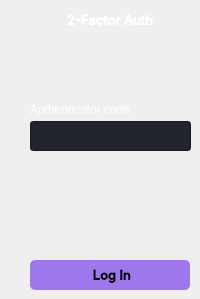
       <widget class="QWidget" name="twofactor">
        <widget class="QLabel" name="passwordLabel_2">
         <property name="geometry">
          <rect>
           <x>30</x>
           <y>100</y>
           <width>151</width>
           <height>20</height>
          </rect>
         </property>
         <property name="styleSheet">
          <string notr="true">background-color: transparent;
font: 600 10pt &quot;Inter Medium&quot;;
text-align: left;
color: #fff;
border-radius: 5px;</string>
         </property>
         <property name="lineWidth">
          <number>1</number>
         </property>
         <property name="text">
          <string>Authenticator code</string>
         </property>
         <property name="alignment">
          <set>Qt::AlignLeading|Qt::AlignLeft|Qt::AlignVCenter</set>
         </property>
        </widget>
        <widget class="QLineEdit" name="twofactor_field">
         <property name="geometry">
          <rect>
           <x>30</x>
           <y>121</y>
           <width>161</width>
           <height>30</height>
          </rect>
         </property>
         <property name="minimumSize">
          <size>
           <width>0</width>
           <height>30</height>
          </size>
         </property>
         <property name="styleSheet">
          <string notr="true">background-color: rgb(33, 37, 43);
font: 600 10pt &quot;Inter Medium&quot;;</string>
         </property>
         <property name="inputMask">
          <string/>
         </property>
         <property name="text">
          <string/>
         </property>
         <property name="echoMode">
          <enum>QLineEdit::Normal</enum>
         </property>
         <property name="placeholderText">
          <string>...</string>
         </property>
        </widget>
        <widget class="QPushButton" name="twofactor_button">
         <property name="geometry">
          <rect>
           <x>30</x>
           <y>260</y>
           <width>160</width>
           <height>30</height>
          </rect>
         </property>
         <property name="minimumSize">
          <size>
           <width>150</width>
           <height>30</height>
          </size>
         </property>
         <property name="font">
          <font>
           <family>Inter Medium</family>
           <pointsize>10</pointsize>
           <italic>false</italic>
           <bold>true</bold>
          </font>
         </property>
         <property name="cursor">
          <cursorShape>PointingHandCursor</cursorShape>
         </property>
         <property name="styleSheet">
          <string notr="true">QPushButton {
background-color: #9e77ed;
font: 600 10pt &quot;Inter Medium&quot;;
border-radius: 5px;
}
QPushButton:hover {
	background-color: rgb(168, 128, 255);
	border-radius: 4px;
}
QPushButton:pressed {	
	background-color: rgb(255, 243, 239);
	font: 600 10pt &quot;Inter Medium&quot;;
	icon: url(:/icons/images/icons/log-in_purple.png);
	color: #9e77ed;
	border-radius: 5px;
}
</string>
         </property>
         <property name="text">
          <string> Log In</string>
         </property>
         <property name="icon">
          <iconset resource="resources.qrc">
           <normaloff>:/icons/images/icons/login.png</normaloff>:/icons/images/icons/login.png</iconset>
         </property>
        </widget>
        <widget class="QPushButton" name="btn_dashboard">
         <property name="geometry">
          <rect>
           <x>60</x>
           <y>10</y>
           <width>120</width>
           <height>21</height>
          </rect>
         </property>
         <property name="minimumSize">
          <size>
           <width>120</width>
           <height>15</height>
          </size>
         </property>
         <property name="font">
          <font>
           <family>Inter Medium</family>
           <pointsize>10</pointsize>
           <italic>false</italic>
           <bold>true</bold>
          </font>
         </property>
         <property name="cursor">
          <cursorShape>PointingHandCursor</cursorShape>
         </property>
         <property name="styleSheet">
          <string notr="true">#btn_dashboard {
background-color: transparent;
font: 600 10pt &quot;Inter Medium&quot;;
text-align: left;
color: #fff;
border-radius: 5px;
}
#btn_dashboard:hover {
background-color: transparent;
font: 600 10pt &quot;Inter Medium&quot;;
text-align: left;
color: #fff;
border-radius: 5px;
}
#btn_dashboard:pressed {
background-color: transparent;
font: 600 10pt &quot;Inter Medium&quot;;
text-align: left;
color: #9e77ed;
border-radius: 5px;
}</string>
         </property>
         <property name="text">
          <string>  2-Factor Auth</string>
         </property>
        </widget>
        <widget class="QLabel" name="icon_1">
         <property name="geometry">
          <rect>
           <x>40</x>
           <y>11</y>
           <width>20</width>
           <height>20</height>
          </rect>
         </property>
         <property name="styleSheet">
          <string notr="true"/>
         </property>
         <property name="text">
          <string/>
         </property>
         <property name="pixmap">
          <pixmap resource="resources.qrc">:/icons/images/icons/message-square.png</pixmap>
         </property>
         <property name="scaledContents">
          <bool>false</bool>
         </property>
        </widget>
       </widget>
